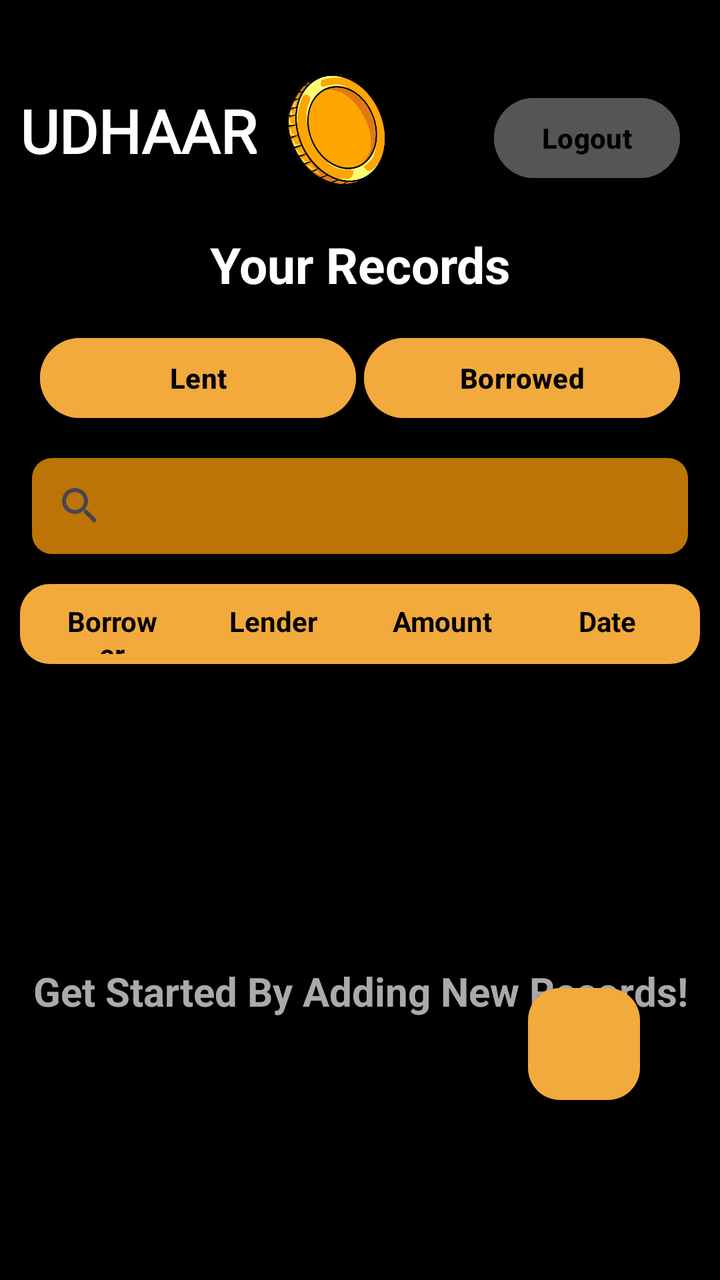
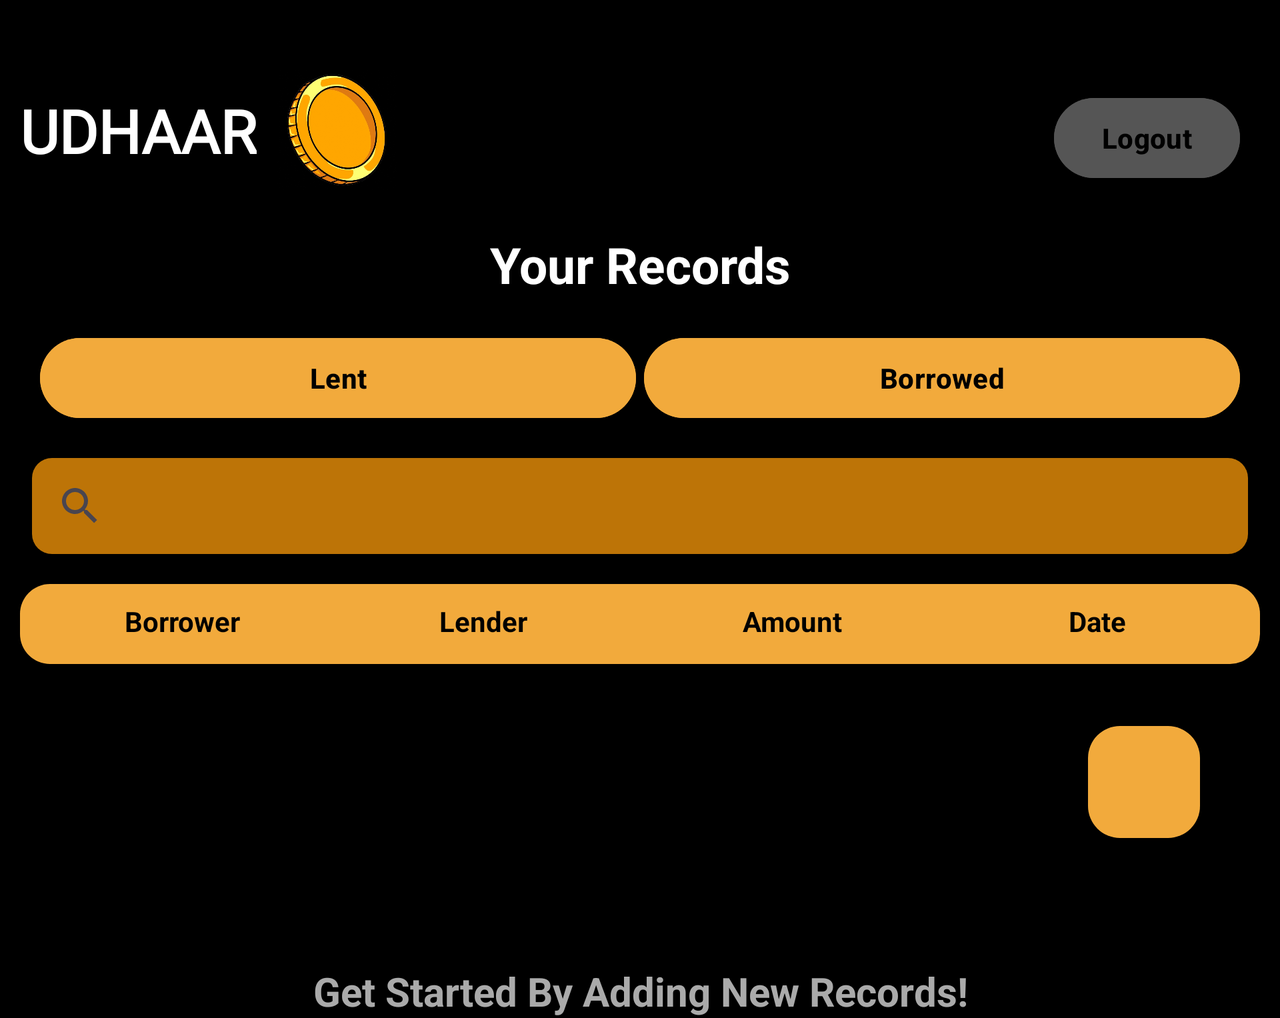

Two renders of one Android screen. The first uses the default layout on a phone; the second uses the alternative layout the repository ships for a different screen configuration, on a matching device. The two XML files are below.
<!-- AndroidManifest.xml: application theme Theme.SMD_UDHAAR -->
<!-- res/layout/activity_home_screen.xml -->
<?xml version="1.0" encoding="utf-8"?>
<androidx.constraintlayout.widget.ConstraintLayout xmlns:android="http://schemas.android.com/apk/res/android"
    xmlns:app="http://schemas.android.com/apk/res-auto"
    xmlns:tools="http://schemas.android.com/tools"
    android:id="@+id/main"
    android:layout_height="match_parent"
    android:layout_width="match_parent"
    android:background="@color/black"
    tools:context=".home_screen">

    
    <TextView
        android:id="@+id/tvLogo"
        android:layout_width="wrap_content"
        android:layout_height="wrap_content"
        android:layout_marginStart="@dimen/logo_home_ms"
        android:layout_marginTop="@dimen/logo_home_mt"
        android:fontFamily="@font/afacad_bold"
        android:text="@string/app_name"
        android:textColor="@color/white"
        android:textSize="@dimen/sub_heading_size"
        android:textStyle="bold"
        app:layout_constraintLeft_toLeftOf="parent"
        app:layout_constraintTop_toTopOf="parent" />

    <ImageView
        android:layout_width="@dimen/logo_home_size"
        android:layout_height="@dimen/logo_home_size"
        android:layout_marginStart="@dimen/icom_home_ms"
        android:layout_marginTop="@dimen/icon_home_mt"
        android:src="@drawable/udhaar_logo"
        app:layout_constraintLeft_toRightOf="@id/tvLogo"
        app:layout_constraintTop_toTopOf="parent" />

    <LinearLayout
        android:id="@+id/homeButtonsLayout"
        android:layout_width="match_parent"
        android:layout_height="wrap_content"
        android:layout_marginTop="16dp"
        android:layout_marginHorizontal="@dimen/home_margin_horizontal"
        android:orientation="horizontal"
        android:paddingHorizontal="@dimen/home_btn_horizontal_padding"
        app:layout_constraintBottom_toTopOf="@id/searchView"
        app:layout_constraintTop_toBottomOf="@id/tvRec">

        <Button
            android:id="@+id/btnLent"
            android:layout_width="0dp"
            android:layout_height="wrap_content"
            android:layout_marginRight="4dp"
            android:layout_weight="1"
            android:textStyle="bold"
            android:backgroundTint="@color/gold"
            android:text="@string/btn_lent_text"
            android:textColor="@color/black" />

        <Button
            android:id="@+id/btnBorrowed"
            android:layout_width="0dp"
            android:layout_height="wrap_content"
            android:layout_weight="1"
            android:textStyle="bold"
            android:backgroundTint="@color/gold"
            android:text="@string/btn_borrowed_text"
            android:textColor="@color/black" />

    </LinearLayout>

    <TextView
        android:id="@+id/tvRec"
        android:layout_width="wrap_content"
        android:layout_height="wrap_content"
        android:layout_marginTop="30dp"

        android:text="Your Records"
        android:textColor="@color/white"
        android:textSize="@dimen/home_heading"
        android:textStyle="bold"
        app:layout_constraintEnd_toEndOf="parent"
        app:layout_constraintStart_toStartOf="parent"
        app:layout_constraintTop_toBottomOf="@id/tvLogo" />

    <androidx.appcompat.widget.SearchView
        android:id="@+id/searchView"
        style="@style/CustomSearchView"
        android:layout_width="0dp"
        android:layout_height="wrap_content"
        android:layout_marginStart="16dp"
        android:layout_marginTop="16dp"
        android:layout_marginEnd="16dp"
        android:layout_marginHorizontal="@dimen/home_margin_horizontal"
        android:background="@drawable/rounded_searchview_background"
        android:queryHint="Search by username..."
        app:layout_constraintEnd_toEndOf="parent"
        app:layout_constraintStart_toStartOf="parent"
        app:layout_constraintTop_toBottomOf="@id/homeButtonsLayout" />


    <LinearLayout
        android:layout_width="match_parent"
        android:layout_height="40dp"
        android:id="@+id/tableheader"
        android:layout_marginHorizontal="@dimen/home_margin_horizontal"
        android:orientation="horizontal"
        app:layout_constraintTop_toBottomOf="@id/searchView"
        app:layout_constraintLeft_toLeftOf="parent"
        app:layout_constraintRight_toRightOf="parent"
        android:background="@drawable/rounded_background"
        android:layout_marginTop="15dp"
        android:padding="5dp"
        >
        <TextView
            android:layout_width="0dp"
            android:layout_height="wrap_content"
            android:layout_weight="1"
            android:text="Borrower"
            android:textColor="@color/black"
            android:paddingHorizontal="15dp"
            android:paddingTop="4dp"
            android:textStyle="bold"
            android:gravity="center_horizontal"
            />

        <TextView
            android:layout_width="0dp"
            android:layout_height="wrap_content"
            android:layout_weight="1"
            android:textColor="@color/black"
            android:paddingHorizontal="15dp"
            android:text="Lender "
            android:gravity="center_horizontal"
            android:textStyle="bold"
            />

        <TextView
            android:layout_width="0dp"
            android:layout_height="wrap_content"
            android:layout_weight="1"
            android:paddingHorizontal="15dp"
            android:text="Amount"
            android:textColor="@color/black"
            android:textStyle="bold"
            android:gravity="center_horizontal"
            />

        <TextView
            android:layout_width="0dp"
            android:layout_height="wrap_content"
            android:layout_weight="1"
            android:paddingHorizontal="15dp"
            android:textColor="@color/black"
            android:text="Date"
            android:textStyle="bold"
            android:gravity="center_horizontal" />

    </LinearLayout>

    
    <androidx.recyclerview.widget.RecyclerView
        android:id="@+id/recordsRecyclerView"
        android:layout_width="0dp"
        android:layout_height="0dp"
        android:layout_marginHorizontal="@dimen/home_margin_horizontal"
        android:layout_marginTop="16dp"
        android:layout_marginBottom="16dp"
        app:layout_constraintBottom_toBottomOf="parent"
        app:layout_constraintEnd_toEndOf="parent"
        app:layout_constraintStart_toStartOf="parent"
        app:layout_constraintTop_toBottomOf="@id/tableheader" />

    <com.google.android.material.floatingactionbutton.FloatingActionButton
        android:id="@+id/btnStartAddNew"
        android:layout_width="wrap_content"
        android:layout_height="wrap_content"
        android:layout_marginRight="40dp"
        android:layout_marginBottom="90dp"
        android:backgroundTint="@color/gold"
        android:contentDescription="add new btn"
        android:src="@drawable/add_new"
        app:layout_constraintBottom_toBottomOf="parent"
        app:layout_constraintRight_toRightOf="parent">

    </com.google.android.material.floatingactionbutton.FloatingActionButton>

    <TextView
        android:layout_width="wrap_content"
        android:layout_height="wrap_content"
        android:gravity="center_horizontal"
        android:text="Get Started By Adding New Records!"
        app:layout_constraintTop_toBottomOf="@id/tableheader"
        app:layout_constraintStart_toStartOf="parent"
        app:layout_constraintEnd_toEndOf="parent"
        android:layout_marginTop="@dimen/empty_list_notification_margin_top"
        android:textStyle="bold"
        android:textColor="@android:color/darker_gray"
        android:id="@+id/tvEmptyListNotification"
        android:textSize="@dimen/empty_list_notification"
        />


    <Button
        android:id="@+id/btnLogout"
        android:layout_width="wrap_content"
        android:layout_height="wrap_content"
        android:text="Logout"
        android:textStyle="bold"
        android:layout_marginTop="@dimen/logo_home_mt"
        app:layout_constraintEnd_toEndOf="parent"
        app:layout_constraintTop_toTopOf="parent"
        android:backgroundTint="@color/gray"
        android:layout_marginRight="20dp"
        android:textColor="@color/black"/>

</androidx.constraintlayout.widget.ConstraintLayout>
<!-- resources referenced by this layout -->
<resources>
  <color name="black">#FF000000</color>
  <color name="gold">#F2AA3C</color>
  <color name="gray">#555555</color>
  <color name="white">#FFFFFFFF</color>
  <dimen name="empty_list_notification">20dp</dimen>
  <dimen name="empty_list_notification_margin_top">150dp</dimen>
  <dimen name="home_btn_horizontal_padding">10dp</dimen>
  <dimen name="home_heading">25sp</dimen>
  <dimen name="home_margin_horizontal">10dp</dimen>
  <dimen name="icom_home_ms">10dp</dimen>
  <dimen name="icon_home_mt">35dp</dimen>
  <dimen name="logo_home_ms">10dp</dimen>
  <dimen name="logo_home_mt">45dp</dimen>
  <dimen name="logo_home_size">60dp</dimen>
  <dimen name="sub_heading_size">30sp</dimen>
  <!-- drawable rounded_background (drawable) -->
  <?xml version="1.0" encoding="utf-8"?>
  <shape xmlns:android="http://schemas.android.com/apk/res/android">
      <solid android:color="@color/gold"/>
      <corners android:radius="15dp"/>
      <padding
          android:left="5dp"
          android:top="5dp"
          android:right="5dp"
          android:bottom="5dp"/>
  </shape>
  <!-- drawable rounded_searchview_background (drawable) -->
  <?xml version="1.0" encoding="utf-8"?>
  <shape xmlns:android="http://schemas.android.com/apk/res/android">
      <solid android:color="@color/dark_gold"/> 
      <corners android:radius="10dp"/> 
  </shape>
  <!-- drawable udhaar_logo: png bitmap (drawable, 258942 bytes) -->
  <string name="app_name">UDHAAR</string>
  <string name="btn_borrowed_text">Borrowed</string>
  <string name="btn_lent_text">Lent</string>
  <style name="CustomSearchView" parent="Widget.AppCompat.SearchView">
          <item name="android:textColor">@android:color/black</item>
          <item name="android:textColorHint">@android:color/black</item>
      </style>
  <style name="Theme.SMD_UDHAAR" parent="Base.Theme.SMD_UDHAAR" />
  <color name="dark_gold">#BD7407</color>
  <style name="Base.Theme.SMD_UDHAAR" parent="Theme.Material3.DayNight.NoActionBar">
          
          
      </style>
</resources>
<!-- res/layout-land/activity_home_screen.xml (the repository's variant of the layout above) -->
<!-- drawn on the phone turned sideways -->
<ScrollView xmlns:android="http://schemas.android.com/apk/res/android"
    xmlns:app="http://schemas.android.com/apk/res-auto"
    xmlns:tools="http://schemas.android.com/tools"
    android:layout_width="match_parent"
    android:layout_height="match_parent"
    android:fillViewport="true">

<androidx.constraintlayout.widget.ConstraintLayout xmlns:android="http://schemas.android.com/apk/res/android"
    xmlns:app="http://schemas.android.com/apk/res-auto"
    xmlns:tools="http://schemas.android.com/tools"
    android:id="@+id/main"
    android:layout_height="match_parent"
    android:layout_width="match_parent"
    android:background="@color/black"
    tools:context=".home_screen">

    
    <TextView
        android:id="@+id/tvLogo"
        android:layout_width="wrap_content"
        android:layout_height="wrap_content"
        android:layout_marginStart="@dimen/logo_home_ms"
        android:layout_marginTop="@dimen/logo_home_mt"
        android:fontFamily="@font/afacad_bold"
        android:text="@string/app_name"
        android:textColor="@color/white"
        android:textSize="@dimen/sub_heading_size"
        android:textStyle="bold"
        app:layout_constraintLeft_toLeftOf="parent"
        app:layout_constraintTop_toTopOf="parent" />

    <ImageView
        android:layout_width="@dimen/logo_home_size"
        android:layout_height="@dimen/logo_home_size"
        android:layout_marginStart="@dimen/icom_home_ms"
        android:layout_marginTop="@dimen/icon_home_mt"
        android:src="@drawable/udhaar_logo"
        app:layout_constraintLeft_toRightOf="@id/tvLogo"
        app:layout_constraintTop_toTopOf="parent" />

    <LinearLayout
        android:id="@+id/homeButtonsLayout"
        android:layout_width="match_parent"
        android:layout_height="wrap_content"
        android:layout_marginTop="16dp"
        android:layout_marginHorizontal="@dimen/home_margin_horizontal"
        android:orientation="horizontal"
        android:paddingHorizontal="@dimen/home_btn_horizontal_padding"
        app:layout_constraintBottom_toTopOf="@id/searchView"
        app:layout_constraintTop_toBottomOf="@id/tvRec">

        <Button
            android:id="@+id/btnLent"
            android:layout_width="0dp"
            android:layout_height="wrap_content"
            android:layout_marginRight="4dp"
            android:layout_weight="1"
            android:textStyle="bold"
            android:backgroundTint="@color/gold"
            android:text="@string/btn_lent_text"
            android:textColor="@color/black" />

        <Button
            android:id="@+id/btnBorrowed"
            android:layout_width="0dp"
            android:layout_height="wrap_content"
            android:layout_weight="1"
            android:textStyle="bold"
            android:backgroundTint="@color/gold"
            android:text="@string/btn_borrowed_text"
            android:textColor="@color/black" />

    </LinearLayout>

    <TextView
        android:id="@+id/tvRec"
        android:layout_width="wrap_content"
        android:layout_height="wrap_content"
        android:layout_marginTop="30dp"

        android:text="Your Records"
        android:textColor="@color/white"
        android:textSize="@dimen/home_heading"
        android:textStyle="bold"
        app:layout_constraintEnd_toEndOf="parent"
        app:layout_constraintStart_toStartOf="parent"
        app:layout_constraintTop_toBottomOf="@id/tvLogo" />

    <androidx.appcompat.widget.SearchView
        android:id="@+id/searchView"
        style="@style/CustomSearchView"
        android:layout_width="0dp"
        android:layout_height="wrap_content"
        android:layout_marginStart="16dp"
        android:layout_marginTop="16dp"
        android:layout_marginEnd="16dp"
        android:layout_marginHorizontal="@dimen/home_margin_horizontal"
        android:background="@drawable/rounded_searchview_background"
        android:queryHint="Search by username..."
        app:layout_constraintEnd_toEndOf="parent"
        app:layout_constraintStart_toStartOf="parent"
        app:layout_constraintTop_toBottomOf="@id/homeButtonsLayout" />


    <LinearLayout
        android:layout_width="match_parent"
        android:layout_height="40dp"
        android:id="@+id/tableheader"
        android:layout_marginHorizontal="@dimen/home_margin_horizontal"
        android:orientation="horizontal"
        app:layout_constraintTop_toBottomOf="@id/searchView"
        app:layout_constraintLeft_toLeftOf="parent"
        app:layout_constraintRight_toRightOf="parent"
        android:background="@drawable/rounded_background"
        android:layout_marginTop="15dp"
        android:padding="5dp"
        >
        <TextView
            android:layout_width="0dp"
            android:layout_height="wrap_content"
            android:layout_weight="1"
            android:text="Borrower"
            android:textColor="@color/black"
            android:paddingHorizontal="15dp"
            android:paddingTop="4dp"
            android:textStyle="bold"
            android:gravity="center_horizontal"
            />

        <TextView
            android:layout_width="0dp"
            android:layout_height="wrap_content"
            android:layout_weight="1"
            android:textColor="@color/black"
            android:paddingHorizontal="15dp"
            android:text="Lender "
            android:gravity="center_horizontal"
            android:textStyle="bold"
            />

        <TextView
            android:layout_width="0dp"
            android:layout_height="wrap_content"
            android:layout_weight="1"
            android:paddingHorizontal="15dp"
            android:text="Amount"
            android:textColor="@color/black"
            android:textStyle="bold"
            android:gravity="center_horizontal"
            />

        <TextView
            android:layout_width="0dp"
            android:layout_height="wrap_content"
            android:layout_weight="1"
            android:paddingHorizontal="15dp"
            android:textColor="@color/black"
            android:text="Date"
            android:textStyle="bold"
            android:gravity="center_horizontal" />

    </LinearLayout>

    
    <androidx.recyclerview.widget.RecyclerView
        android:id="@+id/recordsRecyclerView"
        android:layout_width="0dp"
        android:layout_height="0dp"
        android:layout_marginHorizontal="@dimen/home_margin_horizontal"
        android:layout_marginTop="16dp"
        android:layout_marginBottom="16dp"
        app:layout_constraintBottom_toBottomOf="parent"
        app:layout_constraintEnd_toEndOf="parent"
        app:layout_constraintStart_toStartOf="parent"
        app:layout_constraintTop_toBottomOf="@id/tableheader" />

    <com.google.android.material.floatingactionbutton.FloatingActionButton
        android:id="@+id/btnStartAddNew"
        android:layout_width="wrap_content"
        android:layout_height="wrap_content"
        android:layout_marginRight="40dp"
        android:layout_marginBottom="90dp"
        android:backgroundTint="@color/gold"
        android:contentDescription="add new btn"
        android:src="@drawable/add_new"
        app:layout_constraintBottom_toBottomOf="parent"
        app:layout_constraintRight_toRightOf="parent">

    </com.google.android.material.floatingactionbutton.FloatingActionButton>

    <TextView
        android:layout_width="wrap_content"
        android:layout_height="wrap_content"
        android:gravity="center_horizontal"
        android:text="Get Started By Adding New Records!"
        app:layout_constraintTop_toBottomOf="@id/tableheader"
        app:layout_constraintStart_toStartOf="parent"
        app:layout_constraintEnd_toEndOf="parent"
        android:layout_marginTop="@dimen/empty_list_notification_margin_top"
        android:textStyle="bold"
        android:textColor="@android:color/darker_gray"
        android:id="@+id/tvEmptyListNotification"
        android:textSize="@dimen/empty_list_notification"
        />


    <Button
        android:id="@+id/btnLogout"
        android:layout_width="wrap_content"
        android:layout_height="wrap_content"
        android:text="Logout"
        android:textStyle="bold"
        android:layout_marginTop="@dimen/logo_home_mt"
        app:layout_constraintEnd_toEndOf="parent"
        app:layout_constraintTop_toTopOf="parent"
        android:backgroundTint="@color/gray"
        android:layout_marginRight="20dp"
        android:textColor="@color/black"/>

</androidx.constraintlayout.widget.ConstraintLayout>
</ScrollView>
